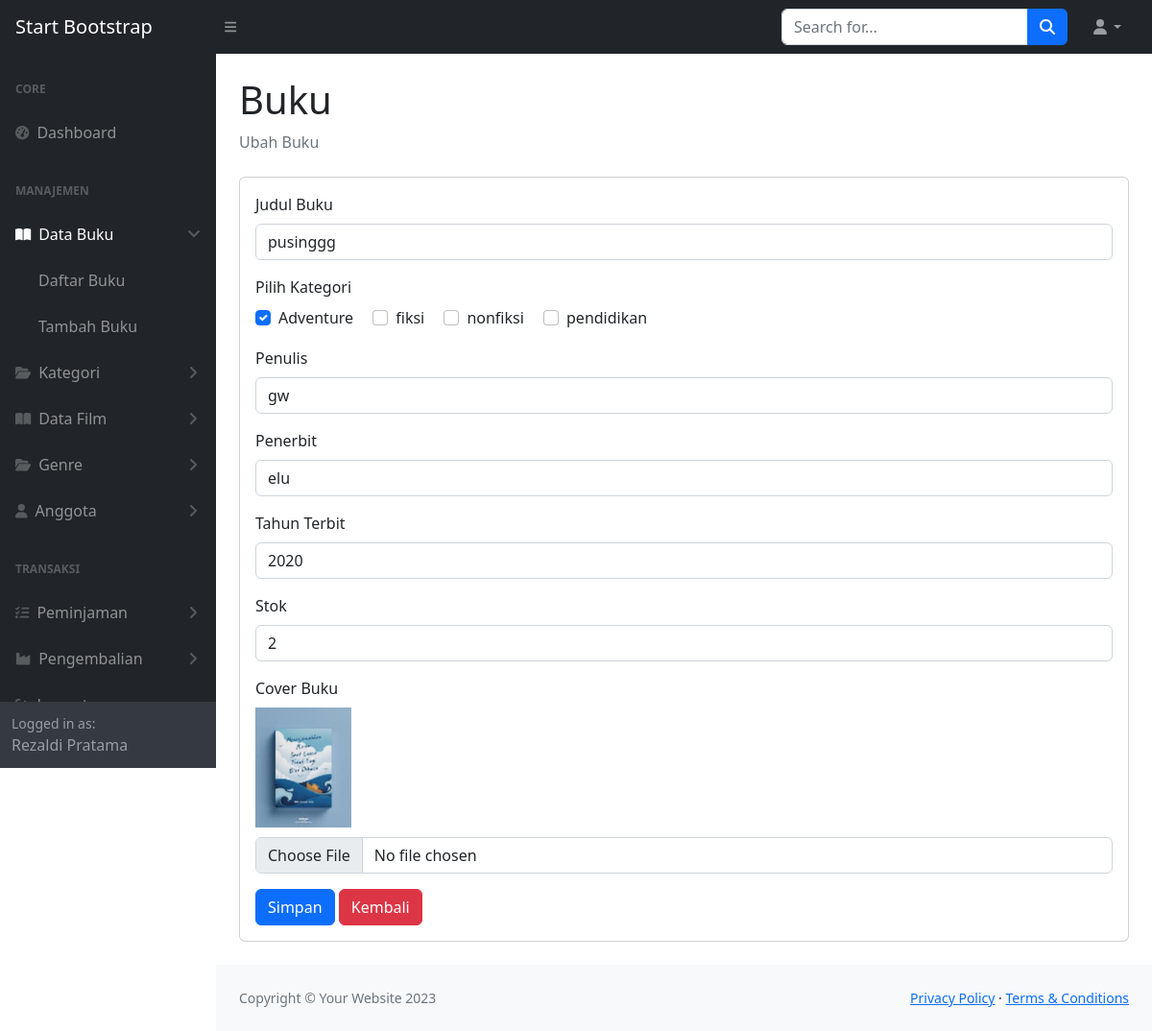
Page /index.php?hal=ubah-buku&id=4 (signed in) on the committed database.
### tables this page shows
CREATE TABLE `buku` (
  `id_buku` int NOT NULL,
  `judul` varchar(40) NOT NULL,
  `penulis` varchar(40) NOT NULL,
  `penerbit` varchar(40) NOT NULL,
  `tahun_terbit` int NOT NULL,
  `stok` int NOT NULL,
  `cover_buku` varchar(100) NOT NULL
);

CREATE TABLE `kategori` (
  `id_kategori` int NOT NULL,
  `nama_kategori` varchar(30) NOT NULL
);

### pages/ubah-buku.php (the view, shortened to what this page needs)
<?php
if (isset($_GET['id']) && !empty($_GET['id'])) {
    $id_buku = $_GET['id'];
    $sql = "SELECT * FROM buku WHERE id_buku = ?";
    $stmt = $mysqli->prepare($sql);
    $stmt->bind_param("i", $id_buku);
    $stmt->execute();
    $result = $stmt->get_result();
    $buku = $result->fetch_assoc();
    $kategori_terpilih = [];
    $result_kategori = $mysqli->query("SELECT id_kategori FROM buku_kategori WHERE id_buku = $id_buku");
    while ($row = $result_kategori->fetch_assoc()) {
        $kategori_terpilih[] = $row['id_kategori'];
    }
} else {
    echo "ID Buku tidak boleh kosong";
    exit();
}
?>
<div class="container-fluid px-4">
    <h1 class="mt-4">Buku</h1>
    <ol class="breadcrumb mb-4">
        <li class="breadcrumb-item active">Ubah Buku</li>
    </ol>
    <div class="card mb-4">
        <div class="card-body">
            <form method="post" enctype="multipart/form-data">
                <div class="mb-3">
                    <label for="judul" class="form-label">Judul Buku</label>
                    <input type="text" name="judul" class="form-control" id="judul" value="<?= htmlspecialchars($buku['judul']) ?>" required>
                </div>
                <div class="mb-3">
                    <label class="form-label">Pilih Kategori</label><br>
                    <?php
                    $sql_kategori    = "SELECT * FROM kategori ORDER BY nama_kategori ASC";
                    $result_kategori = $mysqli->query($sql_kategori);
                    while ($kat = $result_kategori->fetch_assoc()) :
                        $checked = in_array($kat['id_kategori'], $kategori_terpilih) ? 'checked' : '';
                    ?>
                        <div class="form-check form-check-inline">
                            <input class="form-check-input" type="checkbox" name="kategori[]" value="<?= $kat['id_kategori'] ?>" id="kat<?= $kat['id_kategori'] ?>" <?= $checked ?>>
                            <label class="form-check-label" for="kat<?= $kat['id_kategori'] ?>"><?= htmlspecialchars($kat['nama_kategori']) ?></label>
                        </div>
                    <?php endwhile; ?>
                </div>
                <div class="mb-3">
                    <label for="penulis" class="form-label">Penulis</label>
                    <input type="text" name="penulis" class="form-control" id="penulis" value="<?= htmlspecialchars($buku['penulis']) ?>" required>
                </div>
                <div class="mb-3">
                    <label for="penerbit" class="form-label">Penerbit</label>
                    <input type="text" name="penerbit" class="form-control" id="penerbit" value="<?= htmlspecialchars($buku['penerbit']) ?>" required>
                </div>
                <div class="mb-3">
                    <label for="tahun_terbit" class="form-label">Tahun Terbit</label>
                    <input type="text" name="tahun_terbit" class="form-control" id="tahun_terbit" value="<?= htmlspecialchars($buku['tahun_terbit']) ?>" required>
                </div>
                <div class="mb-3">
                    <label for="stok" class="form-label">Stok</label>
                    <input type="number" name="stok" class="form-control" id="stok" value="<?= htmlspecialchars($buku['stok']) ?>" required>
                </div>
                <div class="mb-3">
                    <label for="cover" class="form-label">Cover Buku</label><br>
                    <?php if (!empty($buku['cover_buku'])) : ?>
                        <img src="uploads/buku/<?= $buku['cover_buku'] ?>" alt="Cover Buku" width="100" style="margin-bottom:10px;"><br>
                    <?php endif ?>
                    <input type="file" name="cover" class="form-control" id="cover">
                </div>
                <button type="submit" class="btn btn-primary">Simpan</button>
                <a href="index.php?hal=daftar-buku" class="btn btn-danger">Kembali</a>
            </form>
        </div>
    </div>
</div>

### rows in the picture
buku: judul "pusinggg", penulis "gw", penerbit "elu", tahun_terbit "2020", stok "2", cover_buku (picture)
kategori: nama_kategori "Adventure"
kategori: nama_kategori "fiksi"
kategori: nama_kategori "nonfiksi"
kategori: nama_kategori "pendidikan"

### other values in the picture
$_SESSION['admin_nama_lengkap'] "Rezaldi Pratama"
